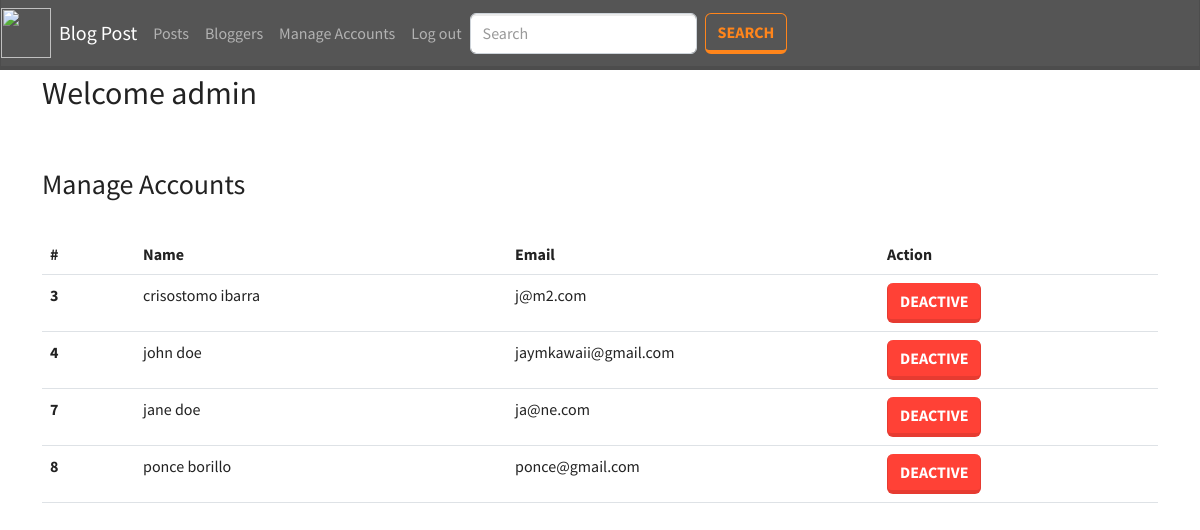
Screenshot of /admin_users.php (signed in) with the database file from the repository.
### tables this page shows
CREATE TABLE `users` (
  `id` int(11) NOT NULL,
  `first_name` varchar(255) NOT NULL,
  `middle_name` varchar(255) NOT NULL,
  `last_name` varchar(255) NOT NULL,
  `email` varchar(255) NOT NULL,
  `password` varchar(255) NOT NULL,
  `privacy_policy` varchar(255) NOT NULL,
  `is_admin` int(11) NOT NULL,
  `is_active` int(11) NOT NULL,
  `image` varchar(255) NOT NULL
);

### includes/functions.php (called while the page is built, shortened)
<?php
function getAllUser(){
    $q = "SELECT * FROM users WHERE NOT is_admin=1";
    $result = mysqli_query($_SESSION['conn'], $q);
    $temp = array();
    while ($row = $result->fetch_assoc()) {
        $temp[] = $row;
    }
    return $temp;
}

### admin_users.php (the view, shortened to what this page needs)
<?php include('components/header.php'); ?>
<div class="container mt-1">
    <h2>Welcome <?= $_SESSION['first_name']?></h2>
    <br>
    <br>
    <h3>Manage Accounts</h3>
    <br>
    <table class="table">
    <thead>
        <tr>
            <th class="col-1">#</th>
            <th class="col-4">Name</th>
            <th class="col-4">Email</th>
            <th class="col-4">Action</th>
        </tr>
    </thead>
    <tbody>
    <?php foreach(getAllUser() as $res) {?>
    <tr>
        <th scope="row"><?= $res['id']?></th>
        <td><?= $res['first_name'] . ' ' . $res['last_name']?></td>
        <td><?= $res['email']?></td>
        <td>
        <?php if ((int)$res['is_active'] == 1) { ?>
            <form method="post"><button type="submit" name="deactivate" class="btn btn-danger" value="<?= $res['id']?>">Deactive</button></form>
        <?php }elseif ((int)$res['is_active'] == 0) {  ?>
            <form method="post"><button type="submit" name="activate" class="btn btn-success" value="<?= $res['id']?>">Activate</button></form>
        <?php }  ?>
        </td>
    </tr>
    <?php } ?>
    </tbody>
    </table>
<?php include('components/footer.php'); ?>

### rows the page displays
users: id "3", first_name "crisostomo", last_name "ibarra", email "j@m2.com"
users: id "4", first_name "john", last_name "doe", email "jaymkawaii@gmail.com"
users: id "7", first_name "jane", last_name "doe", email "ja@ne.com"
users: id "8", first_name "ponce", last_name "borillo", email "ponce@gmail.com"

### other values shown
$_SESSION['first_name'] "admin"
